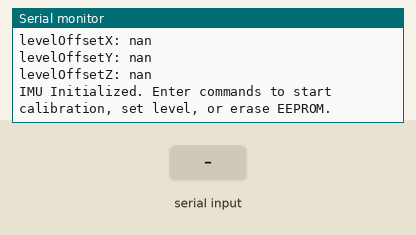
A program run on a simulated ESP32-S3. Shown: the last lines printed to the serial monitor. The test bench sets the inputs (shaded band). EEPROM starts erased.

Above: at 1.2 s.
1.3 s: "c" received over Serial
At 2.2 s:
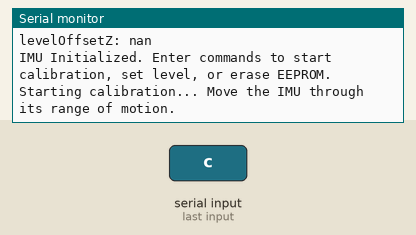
2.8 s: "t" received over Serial
At 3.5 s:
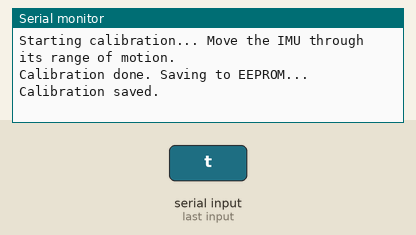
4.3 s: "l" received over Serial
At 4.6 s:
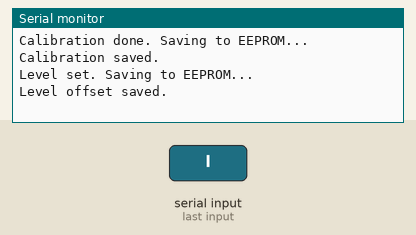
5.8 s: "e" received over Serial
At 7.2 s:
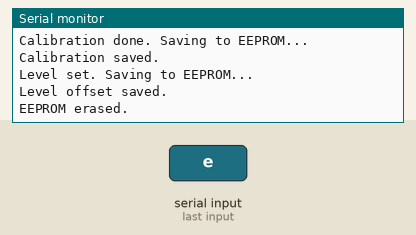

The program:

main.cpp
```cpp
#include <Arduino.h>
#include <EEPROM.h>
#include "DEV_Config.h"
#include "QMI8658.h"
#include <float.h>

struct CalibrationData {
  float accMinX, accMaxX, accMinY, accMaxY, accMinZ, accMaxZ;
  float gyroMinX, gyroMaxX, gyroMinY, gyroMaxY, gyroMinZ, gyroMaxZ;
  float levelOffsetX, levelOffsetY, levelOffsetZ;
};

CalibrationData calibData;
bool calibrating = false;

void startCalibration() {
  Serial.println("Starting calibration... Move the IMU through its range of motion.");
  calibrating = true;

  // Initialize calibration values
  calibData.accMinX = calibData.accMinY = calibData.accMinZ = FLT_MAX;
  calibData.accMaxX = calibData.accMaxY = calibData.accMaxZ = FLT_MIN;
  calibData.gyroMinX = calibData.gyroMinY = calibData.gyroMinZ = FLT_MAX;
  calibData.gyroMaxX = calibData.gyroMaxY = calibData.gyroMaxZ = FLT_MIN;
}

void stopCalibration() {
  calibrating = false;
  Serial.println("Calibration done. Saving to EEPROM...");
  EEPROM.put(0, calibData);
  EEPROM.commit();
  Serial.println("Calibration saved.");
}

void performCalibration() {
  float acc[3], gyro[3];
  unsigned int tim_count;
  QMI8658_read_xyz(acc, gyro, &tim_count);

  // Update min/max values for accelerometer
  calibData.accMinX = min(calibData.accMinX, acc[0]);
  calibData.accMaxX = max(calibData.accMaxX, acc[0]);
  calibData.accMinY = min(calibData.accMinY, acc[1]);
  calibData.accMaxY = max(calibData.accMaxY, acc[1]);
  calibData.accMinZ = min(calibData.accMinZ, acc[2]);
  calibData.accMaxZ = max(calibData.accMaxZ, acc[2]);

  // Update min/max values for gyroscope
  calibData.gyroMinX = min(calibData.gyroMinX, gyro[0]);
  calibData.gyroMaxX = max(calibData.gyroMaxX, gyro[0]);
  calibData.gyroMinY = min(calibData.gyroMinY, gyro[1]);
  calibData.gyroMaxY = max(calibData.gyroMaxY, gyro[1]);
  calibData.gyroMinZ = min(calibData.gyroMinZ, gyro[2]);
  calibData.gyroMaxZ = max(calibData.gyroMaxZ, gyro[2]);
}

void setLevel() {
  float acc[3], gyro[3];
  unsigned int tim_count;
  QMI8658_read_xyz(acc, gyro, &tim_count);

  calibData.levelOffsetX = acc[0];
  calibData.levelOffsetY = acc[1];
  calibData.levelOffsetZ = acc[2];

  Serial.println("Level set. Saving to EEPROM...");
  EEPROM.put(sizeof(CalibrationData), calibData.levelOffsetX);
  EEPROM.put(sizeof(CalibrationData) + sizeof(float), calibData.levelOffsetY);
  EEPROM.put(sizeof(CalibrationData) + 2 * sizeof(float), calibData.levelOffsetZ);
  EEPROM.commit();
  Serial.println("Level offset saved.");
}

void eraseEEPROM() {
  for (int i = 0; i < EEPROM.length(); i++) {
    EEPROM.write(i, 0);
  }
  EEPROM.commit();
  Serial.println("EEPROM erased.");
}

void setup() {

  if (DEV_Module_Init() != 0) {
		Serial.println("GPIO Init Fail!");
	} else {
		Serial.println("GPIO Init successful!");
	}

  QMI8658_init();

	Serial.begin(115200);

  EEPROM.begin(sizeof(CalibrationData) + 3 * sizeof(float));

  // Load saved calibration data
  EEPROM.get(0, calibData);
  EEPROM.get(sizeof(CalibrationData), calibData.levelOffsetX);
  EEPROM.get(sizeof(CalibrationData) + sizeof(float), calibData.levelOffsetY);
  EEPROM.get(sizeof(CalibrationData) + 2 * sizeof(float), calibData.levelOffsetZ);

  //show the calibration data if any
  Serial.print("accMinX: ");
  Serial.println(calibData.accMinX);
  Serial.print("accMaxX: ");
  Serial.println(calibData.accMaxX);
  Serial.print("accMinY: ");
  Serial.println(calibData.accMinY);
  Serial.print("accMaxY: ");
  Serial.println(calibData.accMaxY);
  Serial.print("accMinZ: ");
  Serial.println(calibData.accMinZ);
  Serial.print("accMaxZ: ");
  Serial.println(calibData.accMaxZ);
  Serial.print("gyroMinX: ");
  Serial.println(calibData.gyroMinX);
  Serial.print("gyroMaxX: ");
  Serial.println(calibData.gyroMaxX);
  Serial.print("gyroMinY: ");
  Serial.println(calibData.gyroMinY);
  Serial.print("gyroMaxY: ");
  Serial.println(calibData.gyroMaxY);
  Serial.print("gyroMinZ: ");
  Serial.println(calibData.gyroMinZ);
  Serial.print("gyroMaxZ: ");
  Serial.println(calibData.gyroMaxZ);
  Serial.print("levelOffsetX: ");
  Serial.println(calibData.levelOffsetX);
  Serial.print("levelOffsetY: ");
  Serial.println(calibData.levelOffsetY);
  Serial.print("levelOffsetZ: ");
  Serial.println(calibData.levelOffsetZ);

  Serial.println("IMU Initialized. Enter commands to start calibration, set level, or erase EEPROM.");
}

void loop() {
  if (Serial.available()) {
    char command = Serial.read();
    if (command == 'c') {
      startCalibration();
    } else if (command == 't') {
      stopCalibration();
    } else if (command == 'l') {
      setLevel();
    } else if (command == 'e') {
      eraseEEPROM();
    }
  }

  if (calibrating) {
    performCalibration();
  }
}
```

Source omitted: QMI8658.h (19108 bytes)

Measured:
- after the input at 1.3 s, the serial monitor: prints a new line at once (image 1)
- after the input at 2.8 s, the serial monitor: prints a new line at once (image 2)
- after the input at 4.3 s, the serial monitor: prints a new line at once (image 3)
- after the input at 5.8 s, the serial monitor: prints a new line at once (image 4)
